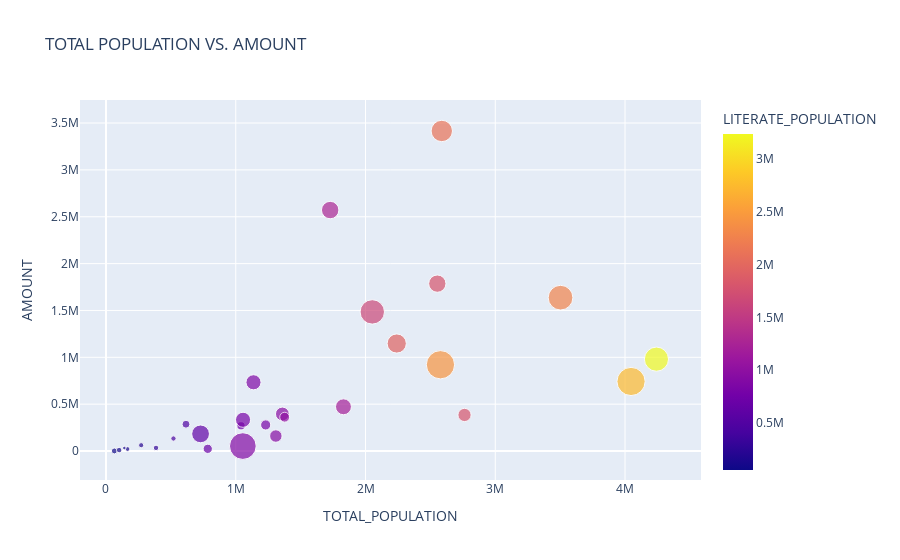

Notebook code cell kept with this figure:
### Code cell
#Interactive scatterplot showing the relationship between amount and population based on literate population
px.scatter(df_plot, x='TOTAL_POPULATION', y='AMOUNT',color='LITERATE_POPULATION',title='TOTAL POPULATION VS. AMOUNT',
           size='URBAN_POPULATION',hover_name=df_plot.index)
#There is a correlation between population and amount, higher literate populations results in higher amount of sales

### Figure 1 — Plotly figure (JSON) as saved in the notebook; plotly's stock layout.template omitted (floating-point values rounded to 4 significant figures)
{"data": [{"hovertemplate": "<b>%{hovertext}</b><br><br>TOTAL_POPULATION=%{x}<br>AMOUNT=%{y}<br>URBAN_POPULATION=%{marker.size}<br>LITERATE_POPULATION=%{marker.color}<extra></extra>", "hovertext": ["ANDHRA PRADESH", "ARUNACHAL PRADESH", "ASSAM", "BIHAR", "CHANDIGARH", "CHHATTISGARH", "DELHI", "GOA", "HARYANA", "HIMACHAL PRADESH", "JHARKHAND", "KARNATAKA", "KERALA", "LAKSHADWEEP", "MADHYA PRADESH", "MAHARASHTRA", "MANIPUR", "MEGHALAYA", "MIZORAM", "NAGALAND", "ODISHA", "PUNJAB", "RAJASTHAN", "SIKKIM", "TAMIL NADU", "TELANGANA", "TRIPURA", "UTTAR PRADESH", "UTTARAKHAND", "WEST BENGAL"], "legendgroup": "", "marker": {"color": [2747000.0, 54790.0, 757700.0, 1795000.0, 911600.0, 936900.0, 1950000.0, 635500.0, 880600.0, 435100.0, 811300.0, 1281000.0, 2436000.0, 59460.0, 956300.0, 2114000.0, 208000.0, 291200.0, 92920.0, 131500.0, 1006000.0, 810400.0, 1206000.0, 113700.0, 1654000.0, 2276000.0, 686600.0, 1797000.0, 499700.0, 3240000.0], "coloraxis": "coloraxis", "size": [1144000.0, 10090.0, 97400.0, 253000.0, 1026000.0, 224000.0, 529900.0, 455100.0, 328900.0, 40560.0, 148200.0, 437600.0, 1151000.0, 50270.0, 273200.0, 659200.0, 38850.0, 42990.0, 42860.0, 32550.0, 140400.0, 328000.0, 364200.0, 17750.0, 856400.0, 877500.0, 123100.0, 432100.0, 91170.0, 839100.0], "sizemode": "area", "sizeref": 2877.0, "symbol": "circle"}, "mode": "markers", "name": "", "orientation": "v", "showlegend": false, "type": "scatter", "x": [4046601, 85109, 1040644, 2763000.0, 1054686, 1309000.0, 2240749, 728900.0, 1136784, 520000.0, 1230710, 1727765, 2577670, 64429, 1359354, 2588039, 271274, 385601, 101600.0, 166239, 1376934, 1056000.0, 1830151, 141500.0, 2052338, 3503146, 784200.0, 2553526, 616409, 4242000.0], "xaxis": "x", "y": [742200.0, 21680.0, 269100.0, 385000.0, 52790.0, 159900.0, 1147000.0, 182800.0, 733600.0, 133500.0, 278200.0, 2571000.0, 920800.0, 825, 395400.0, 3415000.0, 61910.0, 33420.0, 9623, 21180.0, 361000.0, 333300.0, 472100.0, 32100.0, 1484000.0, 1637000.0, 23552, 1786000.0, 286300.0, 980500.0], "yaxis": "y"}], "layout": {"coloraxis": {"colorbar": {"title": {"text": "LITERATE_POPULATION"}}, "colorscale": [[0, "#0d0887"], [0.1111, "#46039f"], [0.2222, "#7201a8"], [0.3333, "#9c179e"], [0.4444, "#bd3786"], [0.5556, "#d8576b"], [0.6667, "#ed7953"], [0.7778, "#fb9f3a"], [0.8889, "#fdca26"], [1, "#f0f921"]]}, "legend": {"itemsizing": "constant", "tracegroupgap": 0}, "title": {"text": "TOTAL POPULATION VS. AMOUNT"}, "xaxis": {"anchor": "y", "domain": [0, 1], "title": {"text": "TOTAL_POPULATION"}}, "yaxis": {"anchor": "x", "domain": [0, 1], "title": {"text": "AMOUNT"}}}}
